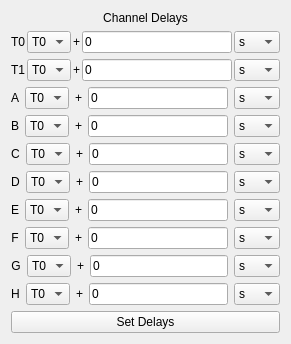
     <widget class="QWidget" name="verticalLayoutWidget">
      <property name="geometry">
       <rect>
        <x>0</x>
        <y>0</y>
        <width>291</width>
        <height>324</height>
       </rect>
      </property>
      <layout class="QVBoxLayout" name="delay_layout">
       <item>
        <widget class="QLabel" name="channel_delay_label">
         <property name="enabled">
          <bool>true</bool>
         </property>
         <property name="text">
          <string>Channel Delays</string>
         </property>
         <property name="alignment">
          <set>Qt::AlignCenter</set>
         </property>
        </widget>
       </item>
       <item>
        <layout class="QHBoxLayout" name="channel_delay_line_layout_A_3">
         <property name="spacing">
          <number>2</number>
         </property>
         <item>
          <widget class="QLabel" name="T0_channel_label">
           <property name="text">
            <string>T0</string>
           </property>
           <property name="alignment">
            <set>Qt::AlignCenter</set>
           </property>
          </widget>
         </item>
         <item>
          <widget class="QComboBox" name="Channel_trig_select_box_T0">
           <property name="currentText">
            <string>T0</string>
           </property>
           <item>
            <property name="text">
             <string>T0</string>
            </property>
           </item>
           <item>
            <property name="text">
             <string>A</string>
            </property>
           </item>
           <item>
            <property name="text">
             <string>B</string>
            </property>
           </item>
           <item>
            <property name="text">
             <string>C</string>
            </property>
           </item>
           <item>
            <property name="text">
             <string>D</string>
            </property>
           </item>
           <item>
            <property name="text">
             <string>E</string>
            </property>
           </item>
           <item>
            <property name="text">
             <string>F</string>
            </property>
           </item>
           <item>
            <property name="text">
             <string>G</string>
            </property>
           </item>
           <item>
            <property name="text">
             <string>H</string>
            </property>
           </item>
          </widget>
         </item>
         <item>
          <widget class="QLabel" name="channel_delay_plus_10">
           <property name="sizePolicy">
            <sizepolicy hsizetype="Preferred" vsizetype="Preferred">
             <horstretch>0</horstretch>
             <verstretch>0</verstretch>
            </sizepolicy>
           </property>
           <property name="text">
            <string>+</string>
           </property>
           <property name="alignment">
            <set>Qt::AlignCenter</set>
           </property>
          </widget>
         </item>
         <item>
          <widget class="QLineEdit" name="channel_delay_entry_T0">
           <property name="text">
            <string>0</string>
           </property>
           <property name="alignment">
            <set>Qt::AlignLeading|Qt::AlignLeft|Qt::AlignVCenter</set>
           </property>
          </widget>
         </item>
         <item>
          <widget class="QComboBox" name="channel_delay_time_unit_T0">
           <item>
            <property name="text">
             <string>s</string>
            </property>
           </item>
           <item>
            <property name="text">
             <string>ms</string>
            </property>
           </item>
           <item>
            <property name="text">
             <string>us</string>
            </property>
           </item>
           <item>
            <property name="text">
             <string>ns</string>
            </property>
           </item>
           <item>
            <property name="text">
             <string>ps</string>
            </property>
           </item>
          </widget>
         </item>
        </layout>
       </item>
       <item>
        <layout class="QHBoxLayout" name="channel_delay_line_layout_A_2">
         <property name="spacing">
          <number>2</number>
         </property>
         <item>
          <widget class="QLabel" name="channel_name_12">
           <property name="text">
            <string>T1</string>
           </property>
           <property name="alignment">
            <set>Qt::AlignCenter</set>
           </property>
          </widget>
         </item>
         <item>
          <widget class="QComboBox" name="Channel_trig_select_box_T1">
           <property name="currentText">
            <string>T0</string>
           </property>
           <item>
            <property name="text">
             <string>T0</string>
            </property>
           </item>
           <item>
            <property name="text">
             <string>A</string>
            </property>
           </item>
           <item>
            <property name="text">
             <string>B</string>
            </property>
           </item>
           <item>
            <property name="text">
             <string>C</string>
            </property>
           </item>
           <item>
            <property name="text">
             <string>D</string>
            </property>
           </item>
           <item>
            <property name="text">
             <string>E</string>
            </property>
           </item>
           <item>
            <property name="text">
             <string>F</string>
            </property>
           </item>
           <item>
            <property name="text">
             <string>G</string>
            </property>
           </item>
           <item>
            <property name="text">
             <string>H</string>
            </property>
           </item>
          </widget>
         </item>
         <item>
          <widget class="QLabel" name="channel_delay_plus_9">
           <property name="text">
            <string>+</string>
           </property>
           <property name="alignment">
            <set>Qt::AlignCenter</set>
           </property>
          </widget>
         </item>
         <item>
          <widget class="QLineEdit" name="channel_delay_entry_T1">
           <property name="text">
            <string>0</string>
           </property>
           <property name="alignment">
            <set>Qt::AlignLeading|Qt::AlignLeft|Qt::AlignVCenter</set>
           </property>
          </widget>
         </item>
         <item>
          <widget class="QComboBox" name="channel_delay_time_unit_T1">
           <item>
            <property name="text">
             <string>s</string>
            </property>
           </item>
           <item>
            <property name="text">
             <string>ms</string>
            </property>
           </item>
           <item>
            <property name="text">
             <string>us</string>
            </property>
           </item>
           <item>
            <property name="text">
             <string>ns</string>
            </property>
           </item>
           <item>
            <property name="text">
             <string>ps</string>
            </property>
           </item>
          </widget>
         </item>
        </layout>
       </item>
       <item>
        <layout class="QHBoxLayout" name="channel_delay_line_layout_A">
         <item>
          <widget class="QLabel" name="channel_name">
           <property name="text">
            <string>A</string>
           </property>
           <property name="alignment">
            <set>Qt::AlignCenter</set>
           </property>
          </widget>
         </item>
         <item>
          <widget class="QComboBox" name="Channel_trig_select_box_A">
           <property name="currentText">
            <string>T0</string>
           </property>
           <item>
            <property name="text">
             <string>T0</string>
            </property>
           </item>
           <item>
            <property name="text">
             <string>A</string>
            </property>
           </item>
           <item>
            <property name="text">
             <string>B</string>
            </property>
           </item>
           <item>
            <property name="text">
             <string>C</string>
            </property>
           </item>
           <item>
            <property name="text">
             <string>D</string>
            </property>
           </item>
           <item>
            <property name="text">
             <string>E</string>
            </property>
           </item>
           <item>
            <property name="text">
             <string>F</string>
            </property>
           </item>
           <item>
            <property name="text">
             <string>G</string>
            </property>
           </item>
           <item>
            <property name="text">
             <string>H</string>
            </property>
           </item>
          </widget>
         </item>
         <item>
          <widget class="QLabel" name="channel_delay_plus">
           <property name="text">
            <string>+</string>
           </property>
           <property name="alignment">
            <set>Qt::AlignCenter</set>
           </property>
          </widget>
         </item>
         <item>
          <widget class="QLineEdit" name="channel_delay_entry_A">
           <property name="text">
            <string>0</string>
           </property>
           <property name="alignment">
            <set>Qt::AlignLeading|Qt::AlignLeft|Qt::AlignVCenter</set>
           </property>
          </widget>
         </item>
         <item>
          <widget class="QComboBox" name="channel_delay_time_unit_A">
           <item>
            <property name="text">
             <string>s</string>
            </property>
           </item>
           <item>
            <property name="text">
             <string>ms</string>
            </property>
           </item>
           <item>
            <property name="text">
             <string>us</string>
            </property>
           </item>
           <item>
            <property name="text">
             <string>ns</string>
            </property>
           </item>
           <item>
            <property name="text">
             <string>ps</string>
            </property>
           </item>
          </widget>
         </item>
        </layout>
       </item>
       <item>
        <layout class="QHBoxLayout" name="channel_delay_line_layout_B">
         <item>
          <widget class="QLabel" name="channel_name_2">
           <property name="text">
            <string>B</string>
           </property>
           <property name="alignment">
            <set>Qt::AlignCenter</set>
           </property>
          </widget>
         </item>
         <item>
          <widget class="QComboBox" name="Channel_trig_select_box_B">
           <property name="currentText">
            <string>T0</string>
           </property>
           <item>
            <property name="text">
             <string>T0</string>
            </property>
           </item>
           <item>
            <property name="text">
             <string>A</string>
            </property>
           </item>
           <item>
            <property name="text">
             <string>B</string>
            </property>
           </item>
           <item>
            <property name="text">
             <string>C</string>
            </property>
           </item>
           <item>
            <property name="text">
             <string>D</string>
            </property>
           </item>
           <item>
            <property name="text">
             <string>E</string>
            </property>
           </item>
           <item>
            <property name="text">
             <string>F</string>
            </property>
           </item>
           <item>
            <property name="text">
             <string>G</string>
            </property>
           </item>
           <item>
            <property name="text">
             <string>H</string>
            </property>
           </item>
          </widget>
         </item>
         <item>
          <widget class="QLabel" name="channel_delay_plus_2">
           <property name="text">
            <string>+</string>
           </property>
           <property name="alignment">
            <set>Qt::AlignCenter</set>
           </property>
          </widget>
         </item>
         <item>
          <widget class="QLineEdit" name="channel_delay_entry_B">
           <property name="text">
            <string>0</string>
           </property>
           <property name="alignment">
            <set>Qt::AlignLeading|Qt::AlignLeft|Qt::AlignVCenter</set>
           </property>
          </widget>
         </item>
         <item>
          <widget class="QComboBox" name="channel_delay_time_unit_B">
           <item>
            <property name="text">
             <string>s</string>
            </property>
           </item>
           <item>
            <property name="text">
             <string>ms</string>
            </property>
           </item>
           <item>
            <property name="text">
             <string>us</string>
            </property>
           </item>
           <item>
            <property name="text">
             <string>ns</string>
            </property>
           </item>
           <item>
            <property name="text">
             <string>ps</string>
            </property>
           </item>
          </widget>
         </item>
        </layout>
       </item>
       <item>
        <layout class="QHBoxLayout" name="channel_delay_line_layout_C">
         <item>
          <widget class="QLabel" name="channel_name_3">
           <property name="text">
            <string>C</string>
           </property>
           <property name="alignment">
            <set>Qt::AlignCenter</set>
           </property>
          </widget>
         </item>
         <item>
          <widget class="QComboBox" name="Channel_trig_select_box_C">
           <property name="currentText">
            <string>T0</string>
           </property>
           <item>
            <property name="text">
             <string>T0</string>
            </property>
           </item>
           <item>
            <property name="text">
             <string>A</string>
            </property>
           </item>
           <item>
            <property name="text">
             <string>B</string>
            </property>
           </item>
           <item>
            <property name="text">
             <string>C</string>
            </property>
           </item>
           <item>
            <property name="text">
             <string>D</string>
            </property>
           </item>
           <item>
            <property name="text">
             <string>E</string>
            </property>
           </item>
           <item>
            <property name="text">
             <string>F</string>
            </property>
           </item>
           <item>
            <property name="text">
             <string>G</string>
            </property>
           </item>
           <item>
            <property name="text">
             <string>H</string>
            </property>
           </item>
          </widget>
         </item>
         <item>
          <widget class="QLabel" name="channel_delay_plus_3">
           <property name="text">
            <string>+</string>
           </property>
           <property name="alignment">
            <set>Qt::AlignCenter</set>
           </property>
          </widget>
         </item>
         <item>
          <widget class="QLineEdit" name="channel_delay_entry_C">
           <property name="text">
            <string>0</string>
           </property>
           <property name="alignment">
            <set>Qt::AlignLeading|Qt::AlignLeft|Qt::AlignVCenter</set>
           </property>
          </widget>
         </item>
         <item>
          <widget class="QComboBox" name="channel_delay_time_unit_C">
           <item>
            <property name="text">
             <string>s</string>
            </property>
           </item>
           <item>
            <property name="text">
             <string>ms</string>
            </property>
           </item>
           <item>
            <property name="text">
             <string>us</string>
            </property>
           </item>
           <item>
            <property name="text">
             <string>ns</string>
            </property>
           </item>
           <item>
            <property name="text">
             <string>ps</string>
            </property>
           </item>
          </widget>
         </item>
        </layout>
       </item>
       <item>
        <layout class="QHBoxLayout" name="channel_delay_line_layout_D">
         <item>
          <widget class="QLabel" name="channel_name_4">
           <property name="text">
            <string>D</string>
           </property>
           <property name="alignment">
            <set>Qt::AlignCenter</set>
           </property>
          </widget>
         </item>
         <item>
          <widget class="QComboBox" name="Channel_trig_select_box_D">
           <property name="currentText">
            <string>T0</string>
           </property>
           <item>
            <property name="text">
             <string>T0</string>
            </property>
           </item>
           <item>
            <property name="text">
             <string>A</string>
            </property>
           </item>
           <item>
            <property name="text">
             <string>B</string>
            </property>
           </item>
           <item>
            <property name="text">
             <string>C</string>
            </property>
           </item>
           <item>
            <property name="text">
             <string>D</string>
            </property>
           </item>
           <item>
            <property name="text">
             <string>E</string>
            </property>
           </item>
           <item>
            <property name="text">
             <string>F</string>
            </property>
           </item>
           <item>
            <property name="text">
             <string>G</string>
            </property>
           </item>
           <item>
            <property name="text">
             <string>H</string>
            </property>
           </item>
          </widget>
         </item>
         <item>
          <widget class="QLabel" name="channel_delay_plus_4">
           <property name="text">
            <string>+</string>
           </property>
           <property name="alignment">
            <set>Qt::AlignCenter</set>
           </property>
          </widget>
         </item>
         <item>
          <widget class="QLineEdit" name="channel_delay_entry_D">
           <property name="text">
            <string>0</string>
           </property>
           <property name="alignment">
            <set>Qt::AlignLeading|Qt::AlignLeft|Qt::AlignVCenter</set>
           </property>
          </widget>
         </item>
         <item>
          <widget class="QComboBox" name="channel_delay_time_unit_D">
           <item>
            <property name="text">
             <string>s</string>
            </property>
           </item>
           <item>
            <property name="text">
             <string>ms</string>
            </property>
           </item>
           <item>
            <property name="text">
             <string>us</string>
            </property>
           </item>
           <item>
            <property name="text">
             <string>ns</string>
            </property>
           </item>
           <item>
            <property name="text">
             <string>ps</string>
            </property>
           </item>
          </widget>
         </item>
        </layout>
       </item>
       <item>
        <layout class="QHBoxLayout" name="channel_delay_line_layout_E">
         <item>
          <widget class="QLabel" name="channel_name_5">
           <property name="text">
            <string>E</string>
           </property>
           <property name="alignment">
            <set>Qt::AlignCenter</set>
           </property>
          </widget>
         </item>
         <item>
          <widget class="QComboBox" name="Channel_trig_select_box_E">
           <property name="currentText">
            <string>T0</string>
           </property>
           <item>
            <property name="text">
             <string>T0</string>
            </property>
           </item>
           <item>
            <property name="text">
             <string>A</string>
            </property>
           </item>
           <item>
            <property name="text">
             <string>B</string>
            </property>
           </item>
           <item>
            <property name="text">
             <string>C</string>
            </property>
           </item>
           <item>
            <property name="text">
             <string>D</string>
            </property>
           </item>
           <item>
            <property name="text">
             <string>E</string>
            </property>
           </item>
           <item>
            <property name="text">
             <string>F</string>
            </property>
           </item>
           <item>
            <property name="text">
             <string>G</string>
            </property>
           </item>
           <item>
            <property name="text">
             <string>H</string>
            </property>
           </item>
          </widget>
         </item>
         <item>
          <widget class="QLabel" name="channel_delay_plus_5">
           <property name="text">
            <string>+</string>
           </property>
           <property name="alignment">
            <set>Qt::AlignCenter</set>
           </property>
          </widget>
         </item>
         <item>
          <widget class="QLineEdit" name="channel_delay_entry_E">
           <property name="text">
            <string>0</string>
           </property>
           <property name="alignment">
            <set>Qt::AlignLeading|Qt::AlignLeft|Qt::AlignVCenter</set>
           </property>
          </widget>
         </item>
         <item>
          <widget class="QComboBox" name="channel_delay_time_unit_E">
           <item>
            <property name="text">
             <string>s</string>
            </property>
           </item>
           <item>
            <property name="text">
             <string>ms</string>
            </property>
           </item>
           <item>
            <property name="text">
             <string>us</string>
            </property>
           </item>
           <item>
            <property name="text">
             <string>ns</string>
            </property>
           </item>
           <item>
            <property name="text">
             <string>ps</string>
            </property>
           </item>
          </widget>
         </item>
        </layout>
       </item>
       <item>
        <layout class="QHBoxLayout" name="channel_delay_line_layout_F">
         <item>
          <widget class="QLabel" name="channel_name_6">
           <property name="text">
            <string>F</string>
           </property>
           <property name="alignment">
            <set>Qt::AlignCenter</set>
           </property>
          </widget>
         </item>
         <item>
          <widget class="QComboBox" name="Channel_trig_select_box_F">
           <property name="currentText">
            <string>T0</string>
           </property>
           <item>
            <property name="text">
             <string>T0</string>
            </property>
           </item>
           <item>
            <property name="text">
             <string>A</string>
            </property>
           </item>
           <item>
            <property name="text">
             <string>B</string>
            </property>
           </item>
           <item>
            <property name="text">
             <string>C</string>
            </property>
           </item>
           <item>
            <property name="text">
             <string>D</string>
            </property>
           </item>
           <item>
            <property name="text">
             <string>E</string>
            </property>
           </item>
           <item>
            <property name="text">
             <string>F</string>
            </property>
           </item>
           <item>
            <property name="text">
             <string>G</string>
            </property>
           </item>
           <item>
            <property name="text">
             <string>H</string>
            </property>
           </item>
          </widget>
         </item>
         <item>
          <widget class="QLabel" name="channel_delay_plus_6">
           <property name="text">
            <string>+</string>
           </property>
           <property name="alignment">
            <set>Qt::AlignCenter</set>
           </property>
          </widget>
         </item>
         <item>
          <widget class="QLineEdit" name="channel_delay_entry_F">
           <property name="text">
            <string>0</string>
           </property>
           <property name="alignment">
            <set>Qt::AlignLeading|Qt::AlignLeft|Qt::AlignVCenter</set>
           </property>
          </widget>
         </item>
         <item>
          <widget class="QComboBox" name="channel_delay_time_unit_F">
           <item>
            <property name="text">
             <string>s</string>
            </property>
           </item>
           <item>
            <property name="text">
             <string>ms</string>
            </property>
           </item>
           <item>
            <property name="text">
             <string>us</string>
            </property>
           </item>
           <item>
            <property name="text">
             <string>ns</string>
            </property>
           </item>
           <item>
            <property name="text">
             <string>ps</string>
            </property>
           </item>
          </widget>
         </item>
        </layout>
       </item>
       <item>
        <layout class="QHBoxLayout" name="channel_delay_line_layout_G">
         <item>
          <widget class="QLabel" name="channel_name_7">
           <property name="text">
            <string>G</string>
           </property>
           <property name="alignment">
            <set>Qt::AlignCenter</set>
           </property>
          </widget>
         </item>
         <item>
          <widget class="QComboBox" name="Channel_trig_select_box_G">
           <property name="currentText">
            <string>T0</string>
           </property>
           <item>
            <property name="text">
             <string>T0</string>
            </property>
           </item>
           <item>
            <property name="text">
             <string>A</string>
            </property>
           </item>
           <item>
            <property name="text">
             <string>B</string>
            </property>
           </item>
           <item>
            <property name="text">
             <string>C</string>
            </property>
           </item>
           <item>
            <property name="text">
             <string>D</string>
            </property>
           </item>
           <item>
            <property name="text">
             <string>E</string>
            </property>
           </item>
           <item>
            <property name="text">
             <string>F</string>
            </property>
           </item>
           <item>
            <property name="text">
             <string>G</string>
            </property>
           </item>
           <item>
            <property name="text">
             <string>H</string>
            </property>
           </item>
          </widget>
         </item>
         <item>
          <widget class="QLabel" name="channel_delay_plus_7">
           <property name="text">
            <string>+</string>
           </property>
           <property name="alignment">
            <set>Qt::AlignCenter</set>
           </property>
          </widget>
         </item>
         <item>
          <widget class="QLineEdit" name="channel_delay_entry_G">
           <property name="text">
            <string>0</string>
           </property>
           <property name="alignment">
            <set>Qt::AlignLeading|Qt::AlignLeft|Qt::AlignVCenter</set>
           </property>
          </widget>
         </item>
         <item>
          <widget class="QComboBox" name="channel_delay_time_unit_G">
           <item>
            <property name="text">
             <string>s</string>
            </property>
           </item>
           <item>
            <property name="text">
             <string>ms</string>
            </property>
           </item>
           <item>
            <property name="text">
             <string>us</string>
            </property>
           </item>
           <item>
            <property name="text">
             <string>ns</string>
            </property>
           </item>
           <item>
            <property name="text">
             <string>ps</string>
            </property>
           </item>
          </widget>
         </item>
        </layout>
       </item>
       <item>
        <layout class="QHBoxLayout" name="channel_delay_line_layout_H">
         <item>
          <widget class="QLabel" name="channel_name_8">
           <property name="text">
            <string>H</string>
           </property>
           <property name="alignment">
            <set>Qt::AlignCenter</set>
           </property>
          </widget>
         </item>
         <item>
          <widget class="QComboBox" name="Channel_trig_select_box_H">
           <property name="currentText">
            <string>T0</string>
           </property>
           <item>
            <property name="text">
             <string>T0</string>
            </property>
           </item>
           <item>
            <property name="text">
             <string>A</string>
            </property>
           </item>
           <item>
            <property name="text">
             <string>B</string>
            </property>
           </item>
           <item>
            <property name="text">
             <string>C</string>
            </property>
           </item>
           <item>
            <property name="text">
             <string>D</string>
            </property>
           </item>
           <item>
            <property name="text">
             <string>E</string>
            </property>
           </item>
           <item>
            <property name="text">
             <string>F</string>
            </property>
           </item>
           <item>
            <property name="text">
             <string>G</string>
            </property>
           </item>
           <item>
            <property name="text">
             <string>H</string>
            </property>
           </item>
          </widget>
         </item>
         <item>
          <widget class="QLabel" name="channel_delay_plus_8">
           <property name="text">
            <string>+</string>
           </property>
           <property name="alignment">
            <set>Qt::AlignCenter</set>
           </property>
          </widget>
         </item>
         <item>
          <widget class="QLineEdit" name="channel_delay_entry_H">
           <property name="text">
            <string>0</string>
           </property>
           <property name="alignment">
            <set>Qt::AlignLeading|Qt::AlignLeft|Qt::AlignVCenter</set>
           </property>
          </widget>
         </item>
         <item>
          <widget class="QComboBox" name="channel_delay_time_unit_H">
           <item>
            <property name="text">
             <string>s</string>
            </property>
           </item>
           <item>
            <property name="text">
             <string>ms</string>
            </property>
           </item>
           <item>
            <property name="text">
             <string>us</string>
            </property>
           </item>
           <item>
            <property name="text">
             <string>ns</string>
            </property>
           </item>
           <item>
            <property name="text">
             <string>ps</string>
            </property>
           </item>
          </widget>
         </item>
        </layout>
       </item>
       <item>
        <widget class="QPushButton" name="set_delay_button">
         <property name="text">
          <string>Set Delays</string>
         </property>
        </widget>
       </item>
      </layout>
     </widget>
